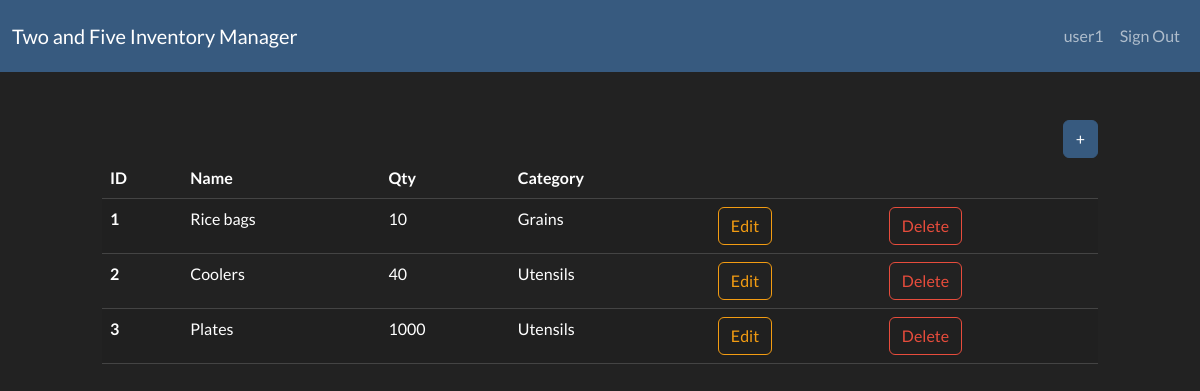
Page /dashboard/ (signed in) on the earlier database version.
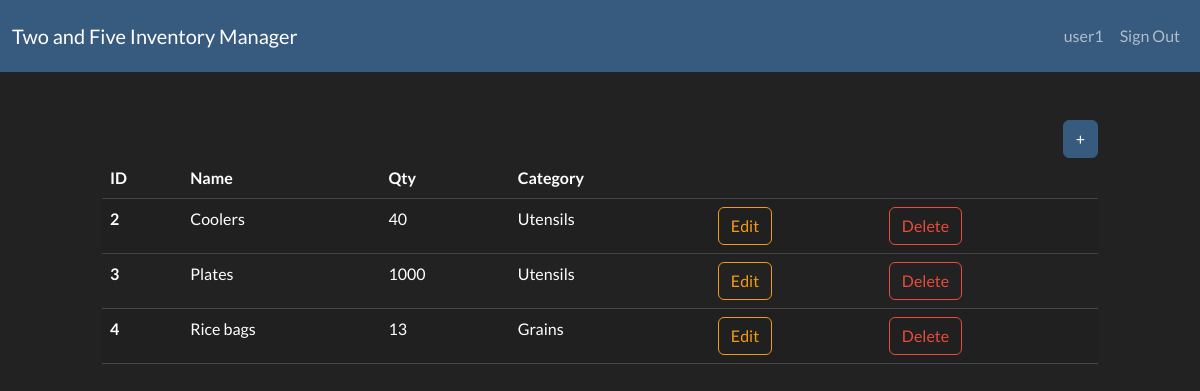
Same page on the later database version.
### inventory/models.py (models this page shows, shortened)
class InventoryItem(models.Model):
    name = models.CharField(max_length=200)
    quantity = models.IntegerField()
    category = models.ForeignKey(
        "Category", on_delete=models.SET_NULL, blank=True, null=True
    )
    date_created = models.DateTimeField(auto_now_add=True)
    user = models.ForeignKey(User, on_delete=models.CASCADE)

class Category(models.Model):
    name = models.CharField(max_length=200)
    class Meta:
        verbose_name_plural = "categories"

### inventory/views.py (the view)
# urls.py: path("dashboard/", Dashboard.as_view(), name="dashboard"),
class Dashboard(LoginRequiredMixin, View):
    def get(self, request):
        items = InventoryItem.objects.filter(user=self.request.user.id).order_by(
            "id"
        )  # gets all the items for this user and orders them by the id.
        return render(request, "inventory/dashboard.html", {"items": items})

### inventory/templates/inventory/dashboard.html (shortened to what this page needs)
{% extends "inventory/base.html" %}
{% block content %}
<div class="row">
    <div class="col-md-10 col-12 mx-auto mt-5">
        <div class="d-flex justify-content-end">
            <a href="{% url 'add-item' %}" class="btn btn-primary">+</a>
        </div>
        <table class="table table-hover table-striped">
            <thead>
                <tr>
                    <th scope="col">ID</th>
                    <th scope="col">Name</th>
                    <th scope="col">Qty</th>
                    <th scope="col">Category</th>
                    <th scope="col"></th>
                    <th scope="col"></th>
                </tr>
            </thead>
            <tbody>
                {% for item in items %}
                <tr>
                    <th scope="row">{{ item.id }}</th>
                    <td>{{ item.name }}</td>
                    <td>{{ item.quantity }}</td>
                    <td>{{ item.category.name }}</td>
                    <td>
                        <a href="{% url 'edit-item' item.id %}" class="btn btn-outline-warning">Edit</a>
                    </td>
                    <td>
                        <a href="{% url 'delete-item' item.id %}" class="btn btn-outline-danger">Delete</a>
                    </td>
                </tr>
                {% endfor %}
            </tbody>
        </table>
    </div>
</div>
{% endblock content %}

### inventory/templates/inventory/base.html (shortened to what this page needs)
<!DOCTYPE html>
<html lang="en">
<head>
    <link rel="stylesheet" href="https://bootswatch.com/5/darkly/bootstrap.min.css" />
</head>
<body>
    {% include 'inventory/navigation.html' %}
    {% block content %}
    {% endblock content %}
</body>
</html>

### inventory/templates/inventory/navigation.html (shortened to what this page needs)
<nav class="navbar sticky-top navbar-expand-lg bg-primary" data-bs-theme="dark">
    <div class="container-fluid text-wrap">
        <a class="navbar-brand text-wrap" href="{% url 'index' %}">
            Two and Five Inventory Manager
        </a>
        <div class="collapse navbar-collapse justify-content-end" id="navbarNav">
            <ul class="navbar-nav">
                {% if user.is_authenticated %}
                <li class="nav-item">
                    <a class="nav-link" href="#">{{ user.username }}</a>
                </li>
                <li class="nav-item">
                    <a class="nav-link" href="{% url 'logout' %}">Sign Out</a>
                </li>
                {% endif %}
            </ul>
        </div>
    </div>
</nav>

Differences in the rows shown:
removed InventoryItem: id "1", name "Rice bags", quantity "10", category.name "Grains"
added InventoryItem: id "4", name "Rice bags", quantity "13", category.name "Grains"
